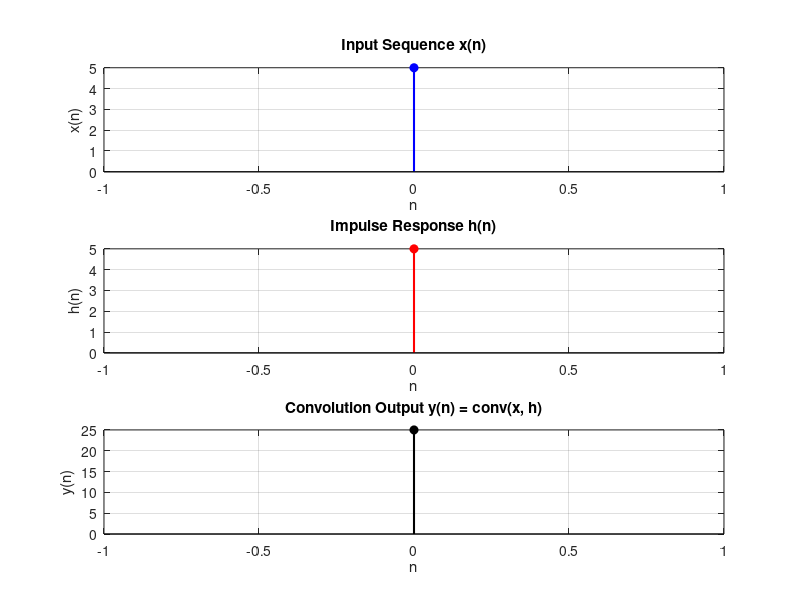

Write MATLAB code to recreate this figure.
%% Convolution of Two Sequences using Built-in Function (conv)
clc; clearvars; close all;

%% Output Directory Setup
output_dir = fullfile(fileparts(mfilename('fullpath')), 'outputs');
if ~exist(output_dir, 'dir')
    mkdir(output_dir);
end

%% Input sequences (supports interactive input with automated fallback)
if ~exist('x_n', 'var') || isempty(x_n)
    try
        x_n = input('Enter the first sequence x(n) [default: [1 2 3 4]]: ');
    catch
        x_n = [];
    end
    if isempty(x_n), x_n = [1, 2, 3, 4]; end
end

if ~exist('h_n', 'var') || isempty(h_n)
    try
        h_n = input('Enter the second sequence h(n) [default: [1 1 1]]: ');
    catch
        h_n = [];
    end
    if isempty(h_n), h_n = [1, 1, 1]; end
end

N1 = length(x_n);
N2 = length(h_n);
N = N1 + N2 - 1;

n1 = 0:1:N1-1;
nh = 0:1:N2-1;
n2 = 0:1:N-1;

%% Compute Linear Convolution using conv()
y_n = conv(x_n, h_n);

fprintf('Input sequence x(n): '); disp(x_n);
fprintf('Impulse response h(n): '); disp(h_n);
fprintf('Convolution output y(n) using conv(): '); disp(y_n);

%% Plotting of the Sequences
fig = figure('Name', 'Linear Convolution (Built-in conv)', 'Position', [100, 100, 750, 700], 'Visible', 'off');

subplot(3,1,1);
stem(n1, x_n, 'b', 'LineWidth', 1.5, 'MarkerFaceColor', 'b');
title('Input Sequence x(n)'); 
xlabel('n'); 
ylabel('x(n)');
grid on;

subplot(3,1,2);
stem(nh, h_n, 'r', 'LineWidth', 1.5, 'MarkerFaceColor', 'r'); 
title('Impulse Response h(n)'); 
xlabel('n'); 
ylabel('h(n)');
grid on;

subplot(3,1,3);
stem(n2, y_n, 'k', 'LineWidth', 1.5, 'MarkerFaceColor', 'k'); 
title('Convolution Output y(n) = conv(x, h)'); 
xlabel('n'); 
ylabel('y(n)');
grid on;

saveas(fig, fullfile(output_dir, 'convolution_builtin.png'));
close(fig);
fprintf('Saved figure to %s\n', fullfile(output_dir, 'convolution_builtin.png'));
